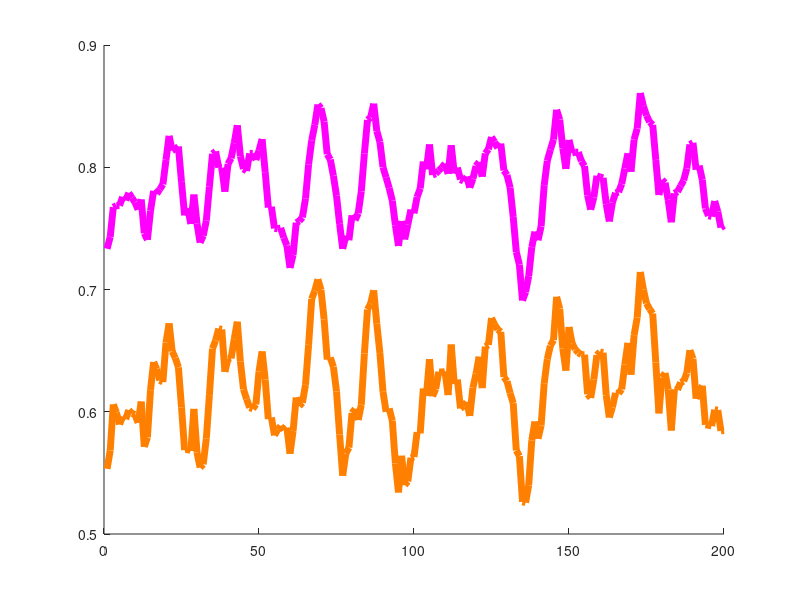

Write MATLAB code to recreate this figure. (Note: this script raises an error after producing the figure.)
clc;
clear;
close all;
%%



load FinalMatch_15.mat;
load FinalZero_15.mat;

%%
Bin=10;
ERPCoeff = ones(1, Bin)/Bin;
tmpconf1 = mean(Allconf1/6,1);
tmpconf1 = [tmpconf1(1)*ones(1,Bin),tmpconf1];
tmpconf2 = mean(Allconf2/6,1);
tmpconf2 = [tmpconf2(1)*ones(1,Bin),tmpconf2];
meansig1 = filter(ERPCoeff, 1,tmpconf1);
meansig2 = filter(ERPCoeff, 1,tmpconf2);
figure,hold on;
tmpdata1 = meansig1(Bin+1:end);
tmpdata2 = meansig2(Bin+1:end);
P{1} = plot(1:200,tmpdata1,'-','Color',[1 0 1],'LineWidth',5);
hold on;
P{2} = plot(1:200,tmpdata2,'-','Color',[1 .5 0],'LineWidth',5);
Bin =50;
ERPCoeff = ones(1, Bin)/Bin;
SEM1 = 1.96*std(Allconf1/6)/sqrt(size(Allconf1,1));
SEM2 = 1.96*std(Allconf2/6)/sqrt(size(Allconf2,1));

SEM1 = filter(ERPCoeff, 1,SEM1);
SEM2 = filter(ERPCoeff, 1,SEM2);
SEM1(1:Bin) = SEM1(Bin+1);
SEM2(1:Bin) = SEM2(Bin+1);
plotshaded(1:size(SEM1,2),[tmpdata1;tmpdata1-SEM1],[1 0 1]);
plotshaded(1:size(SEM1,2),[tmpdata1;tmpdata1+SEM1],[1 0 1]);
plotshaded(1:size(SEM2,2),[tmpdata2;tmpdata2-SEM2],[1 .5 0]);
plotshaded(1:size(SEM2,2),[tmpdata2;tmpdata2+SEM2],[1 .5 0]);

ylim([0.3 1]);
set(gcf,'color','w');
set(gca,'Box','off');
xlabel('Trial');
ylabel('Confidence');
legend('Subject1','Subject2');
legend boxoff;
set(gca,'TickDir','out');
set(gca,'FontSize',20);
set(gca,'linewidth',1.5);